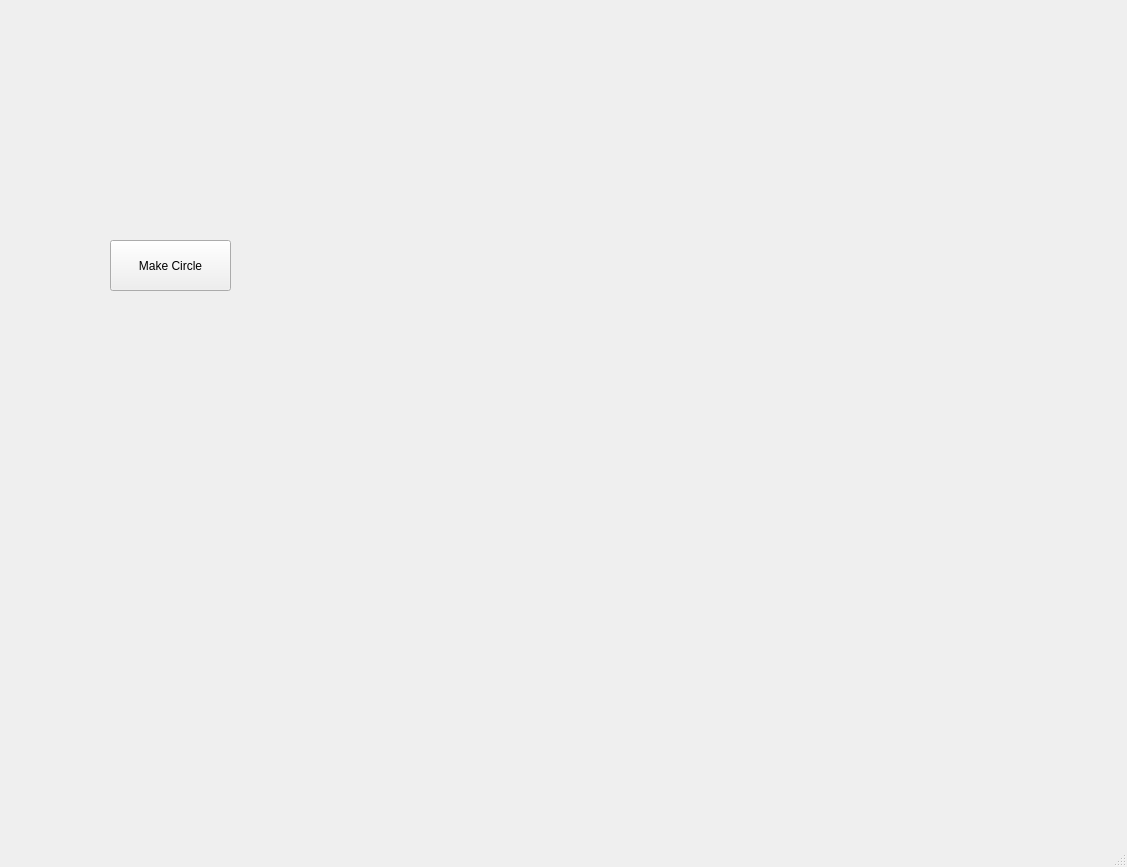
<?xml version="1.0" encoding="UTF-8"?>
<ui version="4.0">
 <class>MainWindow</class>
 <widget class="QMainWindow" name="MainWindow">
  <property name="geometry">
   <rect>
    <x>0</x>
    <y>0</y>
    <width>1127</width>
    <height>867</height>
   </rect>
  </property>
  <property name="windowTitle">
   <string>MainWindow</string>
  </property>
  <widget class="QWidget" name="centralwidget">
   <widget class="QPushButton" name="pushButton">
    <property name="geometry">
     <rect>
      <x>110</x>
      <y>240</y>
      <width>121</width>
      <height>51</height>
     </rect>
    </property>
    <property name="text">
     <string>Make Circle</string>
    </property>
   </widget>
  </widget>
  <widget class="QMenuBar" name="menubar">
   <property name="geometry">
    <rect>
     <x>0</x>
     <y>0</y>
     <width>1127</width>
     <height>26</height>
    </rect>
   </property>
  </widget>
  <widget class="QStatusBar" name="statusbar"/>
 </widget>
 <resources/>
 <connections/>
</ui>
